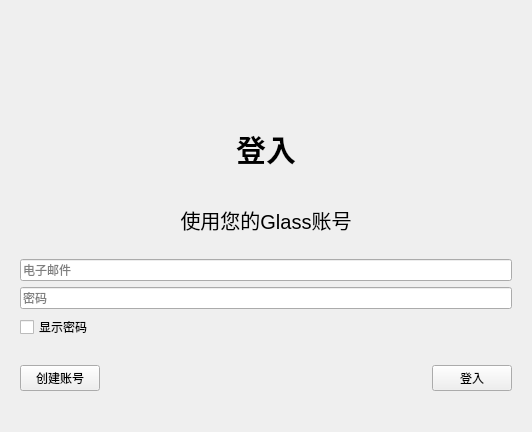
             <widget class="QWidget" name="page">
              <layout class="QHBoxLayout" name="horizontalLayout_37">
               <item>
                <widget class="QFrame" name="frame_90">
                 <property name="minimumSize">
                  <size>
                   <width>510</width>
                   <height>410</height>
                  </size>
                 </property>
                 <property name="maximumSize">
                  <size>
                   <width>510</width>
                   <height>410</height>
                  </size>
                 </property>
                 <layout class="QVBoxLayout" name="verticalLayout_83">
                  <item>
                   <widget class="QWidget" name="widget_91" native="true">
                    <layout class="QHBoxLayout" name="horizontalLayout_40">
                     <item>
                      <widget class="QLabel" name="label_114">
                       <property name="sizePolicy">
                        <sizepolicy hsizetype="Fixed" vsizetype="Fixed">
                         <horstretch>70</horstretch>
                         <verstretch>70</verstretch>
                        </sizepolicy>
                       </property>
                       <property name="minimumSize">
                        <size>
                         <width>70</width>
                         <height>70</height>
                        </size>
                       </property>
                       <property name="maximumSize">
                        <size>
                         <width>70</width>
                         <height>70</height>
                        </size>
                       </property>
                       <property name="text">
                        <string/>
                       </property>
                       <property name="pixmap">
                        <pixmap resource="../apprcc.qrc">:/pic/pic/Glass_JE4_BE2.png</pixmap>
                       </property>
                      </widget>
                     </item>
                    </layout>
                   </widget>
                  </item>
                  <item>
                   <widget class="QLabel" name="label_93">
                    <property name="styleSheet">
                     <string notr="true">font-size:30px;
font-weight:500;</string>
                    </property>
                    <property name="text">
                     <string>登入</string>
                    </property>
                    <property name="alignment">
                     <set>Qt::AlignCenter</set>
                    </property>
                   </widget>
                  </item>
                  <item>
                   <widget class="QLabel" name="label_95">
                    <property name="styleSheet">
                     <string notr="true">font-size:20px;
font-weight:450;</string>
                    </property>
                    <property name="text">
                     <string>使用您的Glass账号</string>
                    </property>
                    <property name="alignment">
                     <set>Qt::AlignCenter</set>
                    </property>
                   </widget>
                  </item>
                  <item>
                   <widget class="QLineEdit" name="lineEdit_7">
                    <property name="placeholderText">
                     <string>电子邮件</string>
                    </property>
                   </widget>
                  </item>
                  <item>
                   <widget class="QLineEdit" name="lineEdit_9">
                    <property name="echoMode">
                     <enum>QLineEdit::Password</enum>
                    </property>
                    <property name="placeholderText">
                     <string>密码</string>
                    </property>
                   </widget>
                  </item>
                  <item>
                   <widget class="QCheckBox" name="checkBox">
                    <property name="text">
                     <string>显示密码</string>
                    </property>
                   </widget>
                  </item>
                  <item>
                   <widget class="QWidget" name="widget_89" native="true">
                    <layout class="QHBoxLayout" name="horizontalLayout_21">
                     <property name="leftMargin">
                      <number>0</number>
                     </property>
                     <property name="rightMargin">
                      <number>0</number>
                     </property>
                     <item>
                      <widget class="QPushButton" name="pushButton_2">
                       <property name="text">
                        <string>创建账号</string>
                       </property>
                      </widget>
                     </item>
                     <item>
                      <spacer name="horizontalSpacer_16">
                       <property name="orientation">
                        <enum>Qt::Horizontal</enum>
                       </property>
                       <property name="sizeHint" stdset="0">
                        <size>
                         <width>246</width>
                         <height>20</height>
                        </size>
                       </property>
                      </spacer>
                     </item>
                     <item>
                      <widget class="QPushButton" name="pushButton_20">
                       <property name="text">
                        <string>登入</string>
                       </property>
                      </widget>
                     </item>
                    </layout>
                   </widget>
                  </item>
                 </layout>
                </widget>
               </item>
              </layout>
             </widget>
